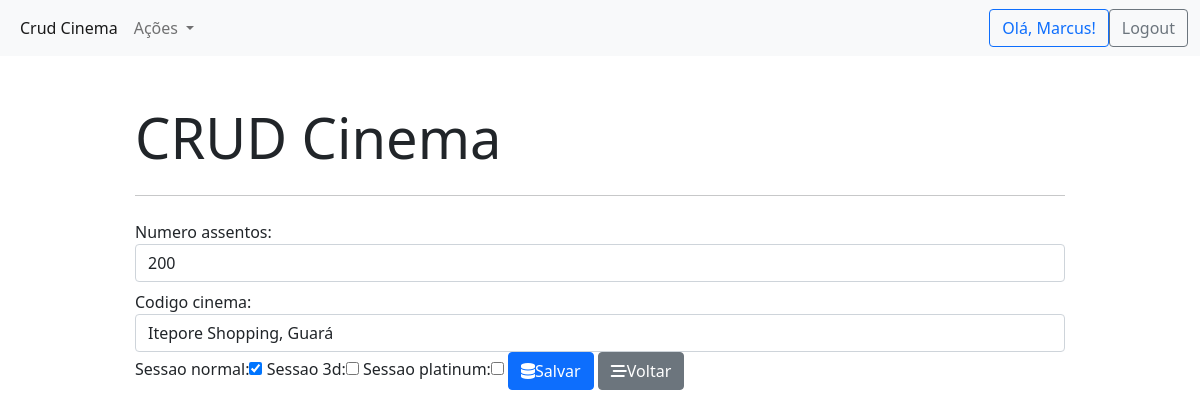
/sala/1/ (signed in), run on the app's committed database.
### cinema_app/models.py (models this page shows, shortened)
class Sala(models.Model):
    numero_assentos = models.IntegerField(default=0)
    codigo_cinema = models.ForeignKey(Cinema, models.SET_NULL, blank=True, null=True)
    sessao_3d = models.BooleanField()
    sessao_normal = models.BooleanField()
    sessao_platinum = models.BooleanField()

### cinema_app/views.py (the view, shortened to what this page needs)
# urls.py: path('sala/<int:sala_id>/', views.sala_form, name='sala_update'),
@login_required
def sala_form(request, sala_id=-1):
    if request.method == 'GET':
        if sala_id == -1: # está mostrando a tela de cadastro
            form = SalaForm()
        else: # está preenchendo um sala
            sala = Sala.objects.get(pk=sala_id)
            form = SalaForm(instance=sala)
        return render(request, 'cinema_app/sala_form.html', {'form': form})

### cinema_app/forms.py
class SalaForm(forms.ModelForm):
    class Meta:
        model = Sala
        fields = ('numero_assentos', 'codigo_cinema', 'sessao_normal','sessao_3d','sessao_platinum')
    def __init__(self, *args, **kwargs):
        super(SalaForm, self).__init__(*args, **kwargs)
        self.fields['numero_assentos'].widget.attrs.update({'class': 'form-control d-block mb-2'})
        self.fields['codigo_cinema'].widget.attrs.update({'class': 'form-control'})

### cinema_app/models.py (called while the page is built)
    def __str__(self):
        return " {}, {} ".format(self.nome, self.cidade)

### cinema_app/templates/cinema_app/sala_form.html (shortened to what this page needs)
{% extends "cinema_app/base.html" %}
{% block content %}
<form action="" method="POST" autocomplete="off">
        {{form}}
        <button type="submit" class="btn btn-primary"><i class="fas fa-database"></i>Salvar</button>
        <a type="button" href="{% url 'sala_list' %}" class="btn btn-secondary btn-block">
            <i class="fas fa-stream"></i>Voltar
        </a>
</form>
{% endblock content %}

### cinema_app/templates/cinema_app/base.html (shortened to what this page needs)
{% load static %}
<!DOCTYPE html>
<html lang="en">
<head>
    <link href="https://cdn.jsdelivr.net/npm/bootstrap@5.1.2/dist/css/bootstrap.min.css" rel="stylesheet">
    <link rel="stylesheet" href="https://cdnjs.cloudflare.com/ajax/libs/font-awesome/6.0.0-beta2/css/all.min.css">
    <link rel="stylesheet" href="{% static 'style.css' %}">
</head>
<body>
    <nav class="navbar navbar-expand-lg navbar-light bg-light">
        <div class="container-fluid">
          <div class="collapse navbar-collapse" id="navbarSupportedContent">
            <ul class="navbar-nav me-auto mb-2 mb-lg-0">
              <li class="nav-item">
                <a class="nav-link active" aria-current="page" href="/">Crud Cinema</a>
              </li>
              <li class="nav-item dropdown">
                <a class="nav-link dropdown-toggle" href="#" id="navbarDropdown" role="button" data-bs-toggle="dropdown" aria-expanded="false">
                  Ações
                </a>
              </li>
            </ul>
            {% if user.is_authenticated %}
            <ul class="navbar-nav mb-2 mb-lg-0">
              <li class="nav-item">
                <a class="btn btn-outline-primary mr-10" href="/login/">Olá, {{user.username}}!</a>
              </li>
              <li class="nav-item">
                <a class="btn btn-outline-secondary" href="/logout/">Logout</a>
              </li>
            </ul>
            {% endif %}
          </div>
        </div>
      </nav>
    <div class="container">
        <div class="col-md-10 offset-md-1 mt-5">
            <div class="jumbotron">
                <h1 class="display-4">CRUD Cinema</h1>
                <hr class="my-4">
                {%block content %}
                {% endblock content %}
              </div>
        </div>
    </div>
</body>
</html>

### data on the page
Sala: numero_assentos "200", codigo_cinema "Itepore Shopping, Guará", sessao_normal "☑"

### other printed values
{{ user.username }} "Marcus"
